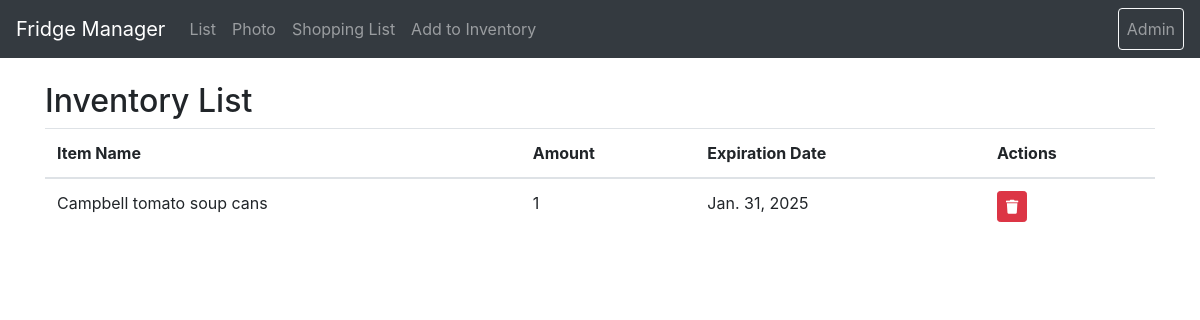
Page /user/list/ on the earlier database version.
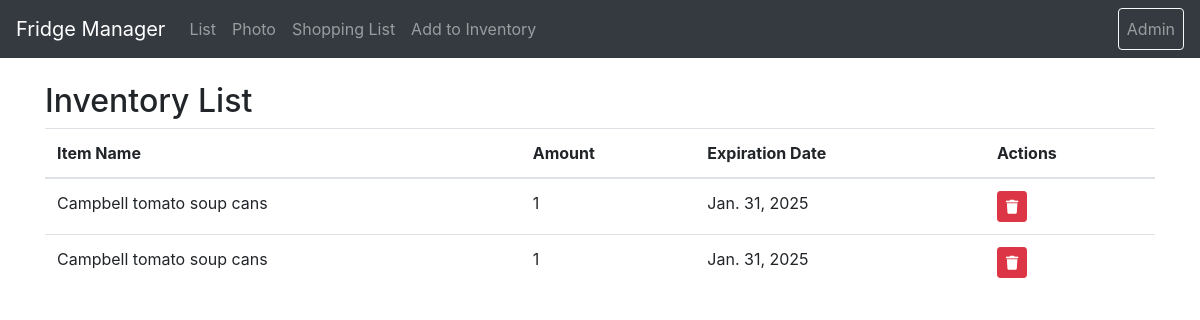
Same page on the later database version.
### polls/models.py (models this page shows, shortened)
class IndividualItems(models.Model):
    item_type = models.ForeignKey(ItemType, on_delete=models.CASCADE)
    amount = models.IntegerField()
    expiration_date = models.DateField()

class ItemType(models.Model):
    id = models.AutoField(primary_key=True)
    name = models.CharField(max_length=200)
    unique_barcode = models.CharField(max_length=50, unique=True)
    amount_type = models.CharField(max_length=50)  # e.g., "pieces", "liters", etc.
    image_url = models.URLField(null=True, blank=True)

### polls/views.py (the view)
# urls.py: path('list/', views.inventory_list, name='inventory_list'),
def inventory_list(request):
    items = IndividualItems.objects.select_related('item_type').all()
    return render(request, 'polls/inventory_list.html', {
        'items': items
    })

### polls/templates/polls/inventory_list.html (shortened to what this page needs)
{% extends 'base.html' %}
{% block content %}
<div class="container mt-4">
    <h2>Inventory List</h2>
    <table class="table">
        <thead>
            <tr>
                <th>Item Name</th>
                <th>Amount</th>
                <th>Expiration Date</th>
                <th>Actions</th>
            </tr>
        </thead>
        <tbody>
            {% for item in items %}
            <tr>
                <td>{{ item.item_type.name }}</td>
                <td>{{ item.amount }}</td>
                <td>{{ item.expiration_date }}</td>
                <td>
                    <button class="btn btn-danger btn-sm" onclick="removeFromInventory('{{ item.id }}')">
                        <i class="fas fa-trash"></i>
                    </button>
                </td>
            </tr>
            {% endfor %}
        </tbody>
    </table>
</div>
{% endblock %}

### polls/templates/base.html (shortened to what this page needs)
{% load static %}
<!DOCTYPE html>
<html>
<head>
    <link href="https://cdn.jsdelivr.net/npm/bootstrap@4.5.3/dist/css/bootstrap.min.css" rel="stylesheet">
    <link rel="stylesheet" href="https://cdnjs.cloudflare.com/ajax/libs/font-awesome/5.15.4/css/all.min.css">
</head>
<body>
    <nav class="navbar navbar-expand-lg navbar-dark bg-dark">
        <a class="navbar-brand" href="{% url 'polls:index' %}">Fridge Manager</a>
        <div class="navbar-nav mr-auto">
            <a class="nav-item nav-link" href="{% url 'polls:inventory_list' %}">List</a>
            <a class="nav-item nav-link" href="{% url 'polls:grid_view' %}">Photo</a>
            <a class="nav-item nav-link" href="{% url 'polls:shopping_list' %}">Shopping List</a>
            <a class="nav-item nav-link" href="{% url 'polls:add_to_inventory' %}">Add to Inventory</a>
        </div>
        <div class="navbar-nav">
            <a class="nav-item nav-link btn btn-outline-light" href="/admin/">Admin</a>
        </div>
    </nav>
    {% block content %}
    {% endblock %}
</body>
</html>

Differences in the rows shown:
added IndividualItems: item_type.name "Campbell tomato soup cans", amount "1", expiration_date "Jan. 31, 2025"
